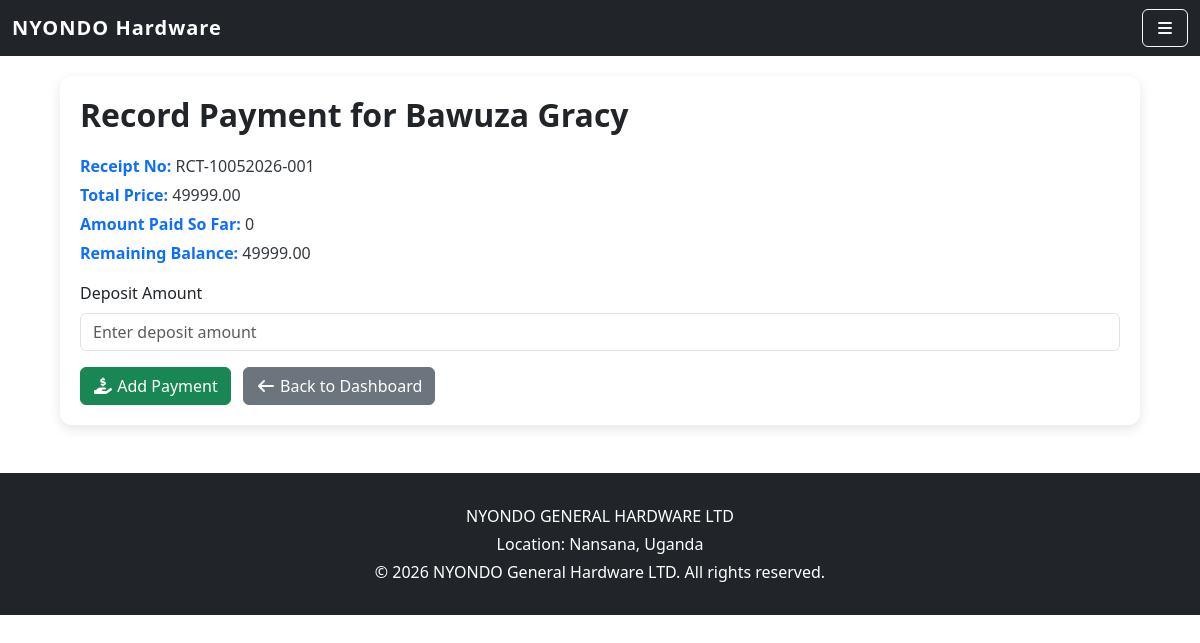
Before: /payment/1/ with the older database file.
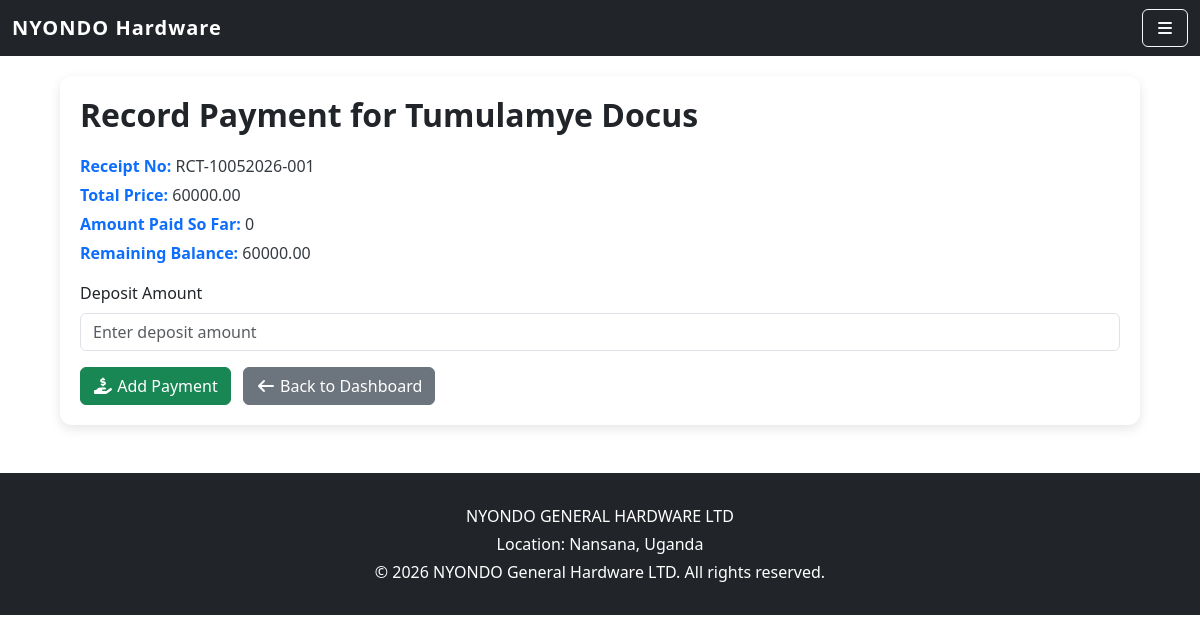
After: the same page with the newer database file.
### dupapp/models.py (models this page shows, shortened)
class Sale(models.Model):
    distance_km = models.IntegerField(default=0)
    transport_cost = models.DecimalField(max_digits=10, decimal_places=2, default=0)
    ITEM_NAME_CHOICES = [
        ('Cement', 'Cement'),
        ('Iron Bar', 'Iron Bar'),
        ('Nails', 'Nails'),
        ('Roofing Nails (5kg)', 'Roofing Nails (5kg)'),
        ('Wheelbarrow', 'Wheelbarrow'),
        ('Wire Mesh', 'Wire Mesh'),
        ('Barbed Wire', 'Barbed Wire'),
        ('Iron Sheets', 'Iron Sheets'),
    ]
    SPECIFICATION_CHOICES = [
        ('CEM II/N', 'CEM II/N'),
        ('CEM III/N', 'CEM III/N'),
        ('10mm', '10mm'),
        ('12mm', '12mm'),
        ('16mm', '16mm'),
        ('1 inch', '1 inch'),
        ('3 inch', '3 inch'),
        ('4 inch', '4 inch'),
        ('5 inch', '5 inch'),
        ('Roofing Nails 5kg', 'Roofing Nails 5kg'),
        ('Wheelbarrow', 'Wheelbarrow'),
        ('Wire Mesh', 'Wire Mesh'),
        ('High Tensile', 'High Tensile'),
        ('Low Tensile', 'Low Tensile'),
        ('Gauge 28', 'Gauge 28'),
        ('Gauge 30', 'Gauge 30'),
        ('Gauge 32', 'Gauge 32'),
    ]
    PAYMENT_METHOD_CHOICES = [
        ('Cash', 'Cash'),
        ('Credit', 'Credit'),
        ('Mobile', 'Mobile Money'),
    ]
    item_name = models.CharField(max_length=50, choices=ITEM_NAME_CHOICES)
    specification = models.CharField(max_length=100, blank=True, choices=SPECIFICATION_CHOICES)
    quantity = models.IntegerField()
    unit_price = models.DecimalField(max_digits=10, decimal_places=2)
    total_price = models.DecimalField(max_digits=10, decimal_places=2)
    payment_method = models.CharField(max_length=20, choices=PAYMENT_METHOD_CHOICES)
    customer_name = models.CharField(max_length=100)
    contact =  models.CharField(max_length=15)
    receipt_number = models.CharField(max_length=20, unique=True)
    date = models.DateTimeField(auto_now_add=True)
    def amount_paid(self):
        return sum(payment.amount for payment in self.payments.all())
    def balance(self):
        return self.total_price - self.amount_paid()

### dupapp/views.py (the view)
# urls.py: path("payment/<int:sale_id>/", views.add_payment, name="add_payment"),
def add_payment(request,sale_id):
    sale = get_object_or_404(Sale, id=sale_id)
    if request.method == 'POST':
        Payment.objects.create(
            sale=sale,
            amount=request.POST['amount']
        )
        return redirect('sales_dashboard')
    return render(request, 'credit_payment.html', {'sale': sale})

### dupapp/templates/credit_payment.html (shortened to what this page needs)
{% extends 'base_sales.html' %}
{% block content %}
<div class="payment-card">
  <h2>Record Payment for {{ sale.customer_name }}</h2>
  <div class="payment-details mb-3">
    <p><span>Receipt No:</span> {{ sale.receipt_number }}</p>
    <p><span>Total Price:</span> {{ sale.total_price }}</p>
    <p><span>Amount Paid So Far:</span> {{ sale.amount_paid }}</p>
    <p><span>Remaining Balance:</span> {{ sale.balance }}</p>
  </div>
  <form method="POST" action="{% url 'add_payment' sale.id %}">
    <div class="mb-3">
      <label class="form-label">Deposit Amount</label>
      <input type="number" name="amount" placeholder="Enter deposit amount" class="form-control">
    </div>
    <button type="submit" class="btn btn-success me-2">
      <i class="fas fa-hand-holding-usd"></i> Add Payment
    </button>
    <a href="{% url 'sales_dashboard' %}" class="btn btn-secondary">
      <i class="fas fa-arrow-left"></i> Back to Dashboard
    </a>
  </form>
</div>
{% endblock %}

Changed rows visible on the page:
changed Sale "RCT-10052026-001": customer_name "Bawuza Gracy" → "Tumulamye Docus"; total_price "49999.00" → "60000.00"; balance "49999.00" → "60000.00"
